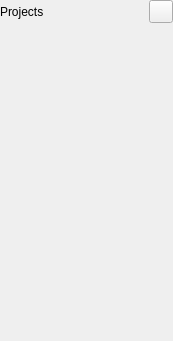
<?xml version="1.0" encoding="UTF-8"?>
<ui version="4.0">
 <class>StartUpView</class>
 <widget class="QWidget" name="StartUpView">
  <property name="geometry">
   <rect>
    <x>0</x>
    <y>0</y>
    <width>173</width>
    <height>341</height>
   </rect>
  </property>
  <property name="windowTitle">
   <string>Form</string>
  </property>
  <layout class="QGridLayout" name="gridLayout_3">
   <property name="leftMargin">
    <number>0</number>
   </property>
   <property name="topMargin">
    <number>0</number>
   </property>
   <property name="rightMargin">
    <number>0</number>
   </property>
   <property name="bottomMargin">
    <number>0</number>
   </property>
   <property name="spacing">
    <number>0</number>
   </property>
   <item row="1" column="0">
    <widget class="QListView" name="remoteFiles">
     <property name="cursor" stdset="0">
      <cursorShape>PointingHandCursor</cursorShape>
     </property>
     <property name="styleSheet">
      <string notr="true">background-color: palette(window)</string>
     </property>
     <property name="frameShape">
      <enum>QFrame::NoFrame</enum>
     </property>
     <property name="verticalScrollBarPolicy">
      <enum>Qt::ScrollBarAsNeeded</enum>
     </property>
     <property name="editTriggers">
      <set>QAbstractItemView::NoEditTriggers</set>
     </property>
     <property name="alternatingRowColors">
      <bool>true</bool>
     </property>
     <property name="verticalScrollMode">
      <enum>QAbstractItemView::ScrollPerPixel</enum>
     </property>
     <property name="horizontalScrollMode">
      <enum>QAbstractItemView::ScrollPerPixel</enum>
     </property>
    </widget>
   </item>
   <item row="0" column="0">
    <widget class="QFrame" name="toolbar">
     <layout class="QHBoxLayout" name="horizontalLayout">
      <property name="spacing">
       <number>0</number>
      </property>
      <property name="leftMargin">
       <number>0</number>
      </property>
      <property name="topMargin">
       <number>0</number>
      </property>
      <property name="rightMargin">
       <number>0</number>
      </property>
      <property name="bottomMargin">
       <number>0</number>
      </property>
      <item>
       <widget class="QLabel" name="label">
        <property name="text">
         <string>Projects</string>
        </property>
       </widget>
      </item>
      <item>
       <widget class="QToolButton" name="createProject">
        <property name="text">
         <string/>
        </property>
        <property name="icon">
         <iconset resource="../../../scenarist-core/Resources/Resources.qrc">
          <normaloff>:/Graphics/Icons/Mobile/plus.png</normaloff>:/Graphics/Icons/Mobile/plus.png</iconset>
        </property>
       </widget>
      </item>
     </layout>
    </widget>
   </item>
  </layout>
 </widget>
 <resources>
  <include location="../../../scenarist-core/Resources/Resources.qrc"/>
 </resources>
 <connections/>
</ui>
